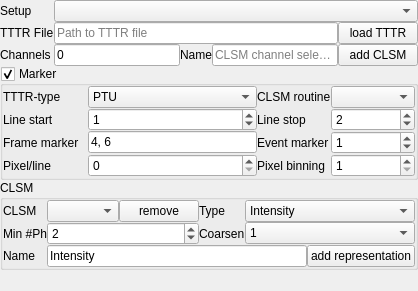
        <widget class="QDockWidget" name="dockWidget">
         <property name="sizePolicy">
          <sizepolicy hsizetype="Preferred" vsizetype="Minimum">
           <horstretch>0</horstretch>
           <verstretch>0</verstretch>
          </sizepolicy>
         </property>
         <property name="minimumSize">
          <size>
           <width>0</width>
           <height>0</height>
          </size>
         </property>
         <property name="floating">
          <bool>false</bool>
         </property>
         <property name="features">
          <set>QDockWidget::DockWidgetFloatable|QDockWidget::DockWidgetMovable</set>
         </property>
         <property name="allowedAreas">
          <set>Qt::AllDockWidgetAreas</set>
         </property>
         <property name="windowTitle">
          <string>Load CLSM data</string>
         </property>
         <widget class="QWidget" name="dockWidgetContents">
          <layout class="QVBoxLayout" name="verticalLayout_2">
           <property name="spacing">
            <number>0</number>
           </property>
           <property name="leftMargin">
            <number>0</number>
           </property>
           <property name="topMargin">
            <number>0</number>
           </property>
           <property name="rightMargin">
            <number>0</number>
           </property>
           <property name="bottomMargin">
            <number>0</number>
           </property>
           <item>
            <layout class="QGridLayout" name="gridLayout_6">
             <property name="spacing">
              <number>0</number>
             </property>
             <item row="2" column="0">
              <widget class="QLabel" name="label">
               <property name="sizePolicy">
                <sizepolicy hsizetype="Fixed" vsizetype="Preferred">
                 <horstretch>0</horstretch>
                 <verstretch>0</verstretch>
                </sizepolicy>
               </property>
               <property name="text">
                <string>Channels</string>
               </property>
              </widget>
             </item>
             <item row="2" column="1">
              <widget class="QLineEdit" name="lineEdit_3">
               <property name="sizePolicy">
                <sizepolicy hsizetype="Minimum" vsizetype="Fixed">
                 <horstretch>0</horstretch>
                 <verstretch>0</verstretch>
                </sizepolicy>
               </property>
               <property name="toolTip">
                <string>&lt;html&gt;&lt;head/&gt;&lt;body&gt;&lt;p&gt;List of channel numbers. The channel numbers should be separated by commas&lt;/p&gt;&lt;/body&gt;&lt;/html&gt;</string>
               </property>
               <property name="text">
                <string>0</string>
               </property>
              </widget>
             </item>
             <item row="1" column="0">
              <widget class="QLabel" name="label_2">
               <property name="sizePolicy">
                <sizepolicy hsizetype="Fixed" vsizetype="Preferred">
                 <horstretch>0</horstretch>
                 <verstretch>0</verstretch>
                </sizepolicy>
               </property>
               <property name="text">
                <string>TTTR File</string>
               </property>
              </widget>
             </item>
             <item row="0" column="0">
              <widget class="QLabel" name="label_14">
               <property name="text">
                <string>Setup</string>
               </property>
              </widget>
             </item>
             <item row="2" column="2">
              <widget class="QLabel" name="label_19">
               <property name="sizePolicy">
                <sizepolicy hsizetype="Fixed" vsizetype="Preferred">
                 <horstretch>0</horstretch>
                 <verstretch>0</verstretch>
                </sizepolicy>
               </property>
               <property name="text">
                <string>Name</string>
               </property>
              </widget>
             </item>
             <item row="2" column="3">
              <widget class="QLineEdit" name="lineEdit_6">
               <property name="sizePolicy">
                <sizepolicy hsizetype="Minimum" vsizetype="Fixed">
                 <horstretch>0</horstretch>
                 <verstretch>0</verstretch>
                </sizepolicy>
               </property>
               <property name="toolTip">
                <string>&lt;html&gt;&lt;head/&gt;&lt;body&gt;&lt;p&gt;Name of the added CLSM dataset (a CLSM dataset assign TTTR event indices to pixels in an image).&lt;/p&gt;&lt;/body&gt;&lt;/html&gt;</string>
               </property>
               <property name="text">
                <string/>
               </property>
               <property name="placeholderText">
                <string>CLSM channel selection</string>
               </property>
              </widget>
             </item>
             <item row="2" column="4">
              <widget class="QPushButton" name="pushButton_13">
               <property name="sizePolicy">
                <sizepolicy hsizetype="Minimum" vsizetype="Fixed">
                 <horstretch>0</horstretch>
                 <verstretch>0</verstretch>
                </sizepolicy>
               </property>
               <property name="toolTip">
                <string>&lt;html&gt;&lt;head/&gt;&lt;body&gt;&lt;p&gt;Assigns photons that with routing channel numbers specidied to the right to pixels.&lt;/p&gt;&lt;/body&gt;&lt;/html&gt;</string>
               </property>
               <property name="text">
                <string>add CLSM</string>
               </property>
              </widget>
             </item>
             <item row="0" column="1" colspan="4">
              <widget class="QComboBox" name="comboBox_5">
               <property name="sizePolicy">
                <sizepolicy hsizetype="Minimum" vsizetype="Fixed">
                 <horstretch>0</horstretch>
                 <verstretch>0</verstretch>
                </sizepolicy>
               </property>
              </widget>
             </item>
             <item row="1" column="1" colspan="3">
              <widget class="QLineEdit" name="lineEdit">
               <property name="sizePolicy">
                <sizepolicy hsizetype="Minimum" vsizetype="Fixed">
                 <horstretch>0</horstretch>
                 <verstretch>0</verstretch>
                </sizepolicy>
               </property>
               <property name="toolTip">
                <string>Either paste the path to a TTTR file and click on load or click on load.</string>
               </property>
               <property name="placeholderText">
                <string>Path to TTTR file</string>
               </property>
              </widget>
             </item>
             <item row="1" column="4">
              <widget class="QPushButton" name="pushButton_12">
               <property name="sizePolicy">
                <sizepolicy hsizetype="Fixed" vsizetype="Fixed">
                 <horstretch>0</horstretch>
                 <verstretch>0</verstretch>
                </sizepolicy>
               </property>
               <property name="toolTip">
                <string>&lt;html&gt;&lt;head/&gt;&lt;body&gt;&lt;p&gt;Load TTTR data of a file. If the line to the left points to an existing file, the file is processed as a TTTR file.&lt;/p&gt;&lt;/body&gt;&lt;/html&gt;</string>
               </property>
               <property name="text">
                <string>load TTTR</string>
               </property>
              </widget>
             </item>
            </layout>
           </item>
           <item>
            <widget class="QGroupBox" name="groupBox_2">
             <property name="sizePolicy">
              <sizepolicy hsizetype="Minimum" vsizetype="Minimum">
               <horstretch>0</horstretch>
               <verstretch>0</verstretch>
              </sizepolicy>
             </property>
             <property name="title">
              <string>Marker </string>
             </property>
             <property name="checkable">
              <bool>true</bool>
             </property>
             <layout class="QVBoxLayout" name="verticalLayout_14">
              <property name="spacing">
               <number>0</number>
              </property>
              <property name="leftMargin">
               <number>0</number>
              </property>
              <property name="topMargin">
               <number>0</number>
              </property>
              <property name="rightMargin">
               <number>0</number>
              </property>
              <property name="bottomMargin">
               <number>0</number>
              </property>
              <item>
               <widget class="QWidget" name="widget_3" native="true">
                <layout class="QGridLayout" name="gridLayout_4">
                 <property name="leftMargin">
                  <number>0</number>
                 </property>
                 <property name="topMargin">
                  <number>0</number>
                 </property>
                 <property name="rightMargin">
                  <number>0</number>
                 </property>
                 <property name="bottomMargin">
                  <number>0</number>
                 </property>
                 <property name="spacing">
                  <number>0</number>
                 </property>
                 <item row="0" column="4">
                  <widget class="QComboBox" name="comboBox">
                   <property name="sizePolicy">
                    <sizepolicy hsizetype="Minimum" vsizetype="Fixed">
                     <horstretch>0</horstretch>
                     <verstretch>0</verstretch>
                    </sizepolicy>
                   </property>
                   <property name="toolTip">
                    <string>&lt;html&gt;&lt;head/&gt;&lt;body&gt;&lt;p&gt;The routine used to process the line and frame markers&lt;/p&gt;&lt;/body&gt;&lt;/html&gt;</string>
                   </property>
                  </widget>
                 </item>
                 <item row="0" column="3">
                  <widget class="QLabel" name="label_11">
                   <property name="sizePolicy">
                    <sizepolicy hsizetype="Fixed" vsizetype="Preferred">
                     <horstretch>0</horstretch>
                     <verstretch>0</verstretch>
                    </sizepolicy>
                   </property>
                   <property name="text">
                    <string>CLSM routine</string>
                   </property>
                  </widget>
                 </item>
                 <item row="0" column="1" colspan="2">
                  <widget class="QComboBox" name="comboBox_4">
                   <property name="sizePolicy">
                    <sizepolicy hsizetype="Minimum" vsizetype="Fixed">
                     <horstretch>0</horstretch>
                     <verstretch>0</verstretch>
                    </sizepolicy>
                   </property>
                   <item>
                    <property name="text">
                     <string>PTU</string>
                    </property>
                   </item>
                   <item>
                    <property name="text">
                     <string>HT3</string>
                    </property>
                   </item>
                  </widget>
                 </item>
                 <item row="0" column="0">
                  <widget class="QLabel" name="label_8">
                   <property name="text">
                    <string>TTTR-type</string>
                   </property>
                  </widget>
                 </item>
                 <item row="1" column="0">
                  <widget class="QLabel" name="label_5">
                   <property name="sizePolicy">
                    <sizepolicy hsizetype="Minimum" vsizetype="Preferred">
                     <horstretch>0</horstretch>
                     <verstretch>0</verstretch>
                    </sizepolicy>
                   </property>
                   <property name="text">
                    <string>Line start</string>
                   </property>
                  </widget>
                 </item>
                 <item row="3" column="0">
                  <widget class="QLabel" name="label_10">
                   <property name="text">
                    <string>Pixel/line</string>
                   </property>
                  </widget>
                 </item>
                 <item row="1" column="3">
                  <widget class="QLabel" name="label_6">
                   <property name="sizePolicy">
                    <sizepolicy hsizetype="Minimum" vsizetype="Preferred">
                     <horstretch>0</horstretch>
                     <verstretch>0</verstretch>
                    </sizepolicy>
                   </property>
                   <property name="text">
                    <string>Line stop</string>
                   </property>
                  </widget>
                 </item>
                 <item row="3" column="4">
                  <widget class="QSpinBox" name="spinBox_3">
                   <property name="minimum">
                    <number>1</number>
                   </property>
                   <property name="value">
                    <number>1</number>
                   </property>
                  </widget>
                 </item>
                 <item row="2" column="0">
                  <widget class="QLabel" name="label_4">
                   <property name="sizePolicy">
                    <sizepolicy hsizetype="Minimum" vsizetype="Preferred">
                     <horstretch>0</horstretch>
                     <verstretch>0</verstretch>
                    </sizepolicy>
                   </property>
                   <property name="text">
                    <string>Frame marker</string>
                   </property>
                  </widget>
                 </item>
                 <item row="2" column="1" colspan="2">
                  <widget class="QLineEdit" name="lineEdit_2">
                   <property name="sizePolicy">
                    <sizepolicy hsizetype="Preferred" vsizetype="Fixed">
                     <horstretch>0</horstretch>
                     <verstretch>0</verstretch>
                    </sizepolicy>
                   </property>
                   <property name="toolTip">
                    <string>&lt;html&gt;&lt;head/&gt;&lt;body&gt;&lt;p&gt;List of marker numbers that are separated by commas.&lt;/p&gt;&lt;/body&gt;&lt;/html&gt;</string>
                   </property>
                   <property name="text">
                    <string>4, 6</string>
                   </property>
                  </widget>
                 </item>
                 <item row="2" column="3">
                  <widget class="QLabel" name="label_7">
                   <property name="sizePolicy">
                    <sizepolicy hsizetype="Minimum" vsizetype="Preferred">
                     <horstretch>0</horstretch>
                     <verstretch>0</verstretch>
                    </sizepolicy>
                   </property>
                   <property name="text">
                    <string>Event marker</string>
                   </property>
                  </widget>
                 </item>
                 <item row="3" column="3">
                  <widget class="QLabel" name="label_16">
                   <property name="text">
                    <string>Pixel binning</string>
                   </property>
                  </widget>
                 </item>
                 <item row="3" column="1" colspan="2">
                  <widget class="QSpinBox" name="spinBox_7">
                   <property name="toolTip">
                    <string>&lt;html&gt;&lt;head/&gt;&lt;body&gt;&lt;p&gt;If this value is set to zero the number of pixels per line will correspond to the number of lines.&lt;/p&gt;&lt;/body&gt;&lt;/html&gt;</string>
                   </property>
                   <property name="maximum">
                    <number>4096</number>
                   </property>
                   <property name="value">
                    <number>0</number>
                   </property>
                  </widget>
                 </item>
                 <item row="1" column="1" colspan="2">
                  <widget class="QSpinBox" name="spinBox_4">
                   <property name="value">
                    <number>1</number>
                   </property>
                  </widget>
                 </item>
                 <item row="2" column="4">
                  <widget class="QSpinBox" name="spinBox_6">
                   <property name="sizePolicy">
                    <sizepolicy hsizetype="Preferred" vsizetype="Fixed">
                     <horstretch>0</horstretch>
                     <verstretch>0</verstretch>
                    </sizepolicy>
                   </property>
                   <property name="value">
                    <number>1</number>
                   </property>
                  </widget>
                 </item>
                 <item row="1" column="4">
                  <widget class="QSpinBox" name="spinBox_5">
                   <property name="value">
                    <number>2</number>
                   </property>
                  </widget>
                 </item>
                </layout>
               </widget>
              </item>
             </layout>
            </widget>
           </item>
           <item>
            <widget class="QGroupBox" name="groupBox_3">
             <property name="sizePolicy">
              <sizepolicy hsizetype="Minimum" vsizetype="Fixed">
               <horstretch>0</horstretch>
               <verstretch>0</verstretch>
              </sizepolicy>
             </property>
             <property name="title">
              <string>CLSM</string>
             </property>
             <layout class="QGridLayout" name="gridLayout">
              <property name="leftMargin">
               <number>0</number>
              </property>
              <property name="topMargin">
               <number>0</number>
              </property>
              <property name="rightMargin">
               <number>0</number>
              </property>
              <property name="bottomMargin">
               <number>0</number>
              </property>
              <property name="spacing">
               <number>0</number>
              </property>
              <item row="0" column="0">
               <widget class="QLabel" name="label_9">
                <property name="text">
                 <string>CLSM</string>
                </property>
               </widget>
              </item>
              <item row="0" column="2">
               <widget class="QPushButton" name="pushButton_14">
                <property name="sizePolicy">
                 <sizepolicy hsizetype="Fixed" vsizetype="Fixed">
                  <horstretch>0</horstretch>
                  <verstretch>0</verstretch>
                 </sizepolicy>
                </property>
                <property name="text">
                 <string>remove</string>
                </property>
               </widget>
              </item>
              <item row="0" column="1">
               <widget class="QComboBox" name="comboBox_9">
                <property name="sizePolicy">
                 <sizepolicy hsizetype="Minimum" vsizetype="Fixed">
                  <horstretch>0</horstretch>
                  <verstretch>0</verstretch>
                 </sizepolicy>
                </property>
               </widget>
              </item>
              <item row="3" column="0">
               <widget class="QLabel" name="label_21">
                <property name="sizePolicy">
                 <sizepolicy hsizetype="Fixed" vsizetype="Preferred">
                  <horstretch>0</horstretch>
                  <verstretch>0</verstretch>
                 </sizepolicy>
                </property>
                <property name="text">
                 <string>Name</string>
                </property>
               </widget>
              </item>
              <item row="0" column="3">
               <widget class="QLabel" name="label_12">
                <property name="sizePolicy">
                 <sizepolicy hsizetype="Minimum" vsizetype="Preferred">
                  <horstretch>0</horstretch>
                  <verstretch>0</verstretch>
                 </sizepolicy>
                </property>
                <property name="text">
                 <string>Type</string>
                </property>
               </widget>
              </item>
              <item row="1" column="1" colspan="2">
               <widget class="QSpinBox" name="spinBox">
                <property name="toolTip">
                 <string>&lt;html&gt;&lt;head/&gt;&lt;body&gt;&lt;p&gt;The minimum number of photons in a pixel. For pixels with less photons no mean micro time is calculated.&lt;/p&gt;&lt;/body&gt;&lt;/html&gt;</string>
                </property>
                <property name="value">
                 <number>2</number>
                </property>
               </widget>
              </item>
              <item row="0" column="5" colspan="2">
               <widget class="QComboBox" name="comboBox_3">
                <property name="sizePolicy">
                 <sizepolicy hsizetype="Fixed" vsizetype="Fixed">
                  <horstretch>0</horstretch>
                  <verstretch>0</verstretch>
                 </sizepolicy>
                </property>
                <item>
                 <property name="text">
                  <string>Intensity</string>
                 </property>
                </item>
                <item>
                 <property name="text">
                  <string>Mean micro time</string>
                 </property>
                </item>
                <item>
                 <property name="text">
                  <string>Intensity, Mean micro time</string>
                 </property>
                </item>
               </widget>
              </item>
              <item row="1" column="3">
               <widget class="QLabel" name="label_18">
                <property name="sizePolicy">
                 <sizepolicy hsizetype="Fixed" vsizetype="Preferred">
                  <horstretch>0</horstretch>
                  <verstretch>0</verstretch>
                 </sizepolicy>
                </property>
                <property name="text">
                 <string>Coarsen</string>
                </property>
               </widget>
              </item>
              <item row="1" column="0">
               <widget class="QLabel" name="label_15">
                <property name="sizePolicy">
                 <sizepolicy hsizetype="Minimum" vsizetype="Preferred">
                  <horstretch>0</horstretch>
                  <verstretch>0</verstretch>
                 </sizepolicy>
                </property>
                <property name="text">
                 <string>Min #Ph</string>
                </property>
               </widget>
              </item>
              <item row="1" column="4" colspan="3">
               <widget class="QComboBox" name="comboBox_6">
                <property name="sizePolicy">
                 <sizepolicy hsizetype="Minimum" vsizetype="Fixed">
                  <horstretch>0</horstretch>
                  <verstretch>0</verstretch>
                 </sizepolicy>
                </property>
                <item>
                 <property name="text">
                  <string>1</string>
                 </property>
                </item>
                <item>
                 <property name="text">
                  <string>2</string>
                 </property>
                </item>
                <item>
                 <property name="text">
                  <string>4</string>
                 </property>
                </item>
                <item>
                 <property name="text">
                  <string>8</string>
                 </property>
                </item>
                <item>
                 <property name="text">
                  <string>16</string>
                 </property>
                </item>
               </widget>
              </item>
              <item row="3" column="6">
               <widget class="QPushButton" name="pushButton">
                <property name="sizePolicy">
                 <sizepolicy hsizetype="Fixed" vsizetype="Fixed">
                  <horstretch>0</horstretch>
                  <verstretch>0</verstretch>
                 </sizepolicy>
                </property>
                <property name="toolTip">
                 <string>&lt;html&gt;&lt;head/&gt;&lt;body&gt;&lt;p&gt;Add a representation of the data conatined in the CLSM image.&lt;/p&gt;&lt;/body&gt;&lt;/html&gt;</string>
                </property>
                <property name="text">
                 <string>add representation</string>
                </property>
               </widget>
              </item>
              <item row="3" column="1" colspan="5">
               <widget class="QLineEdit" name="lineEdit_4">
                <property name="sizePolicy">
                 <sizepolicy hsizetype="MinimumExpanding" vsizetype="Fixed">
                  <horstretch>0</horstretch>
                  <verstretch>0</verstretch>
                 </sizepolicy>
                </property>
                <property name="toolTip">
                 <string>&lt;html&gt;&lt;head/&gt;&lt;body&gt;&lt;p&gt;The name by which the image is referred to.&lt;/p&gt;&lt;/body&gt;&lt;/html&gt;</string>
                </property>
                <property name="text">
                 <string>Intensity</string>
                </property>
                <property name="placeholderText">
                 <string>Image name</string>
                </property>
               </widget>
              </item>
             </layout>
            </widget>
           </item>
           <item>
            <spacer name="verticalSpacer">
             <property name="orientation">
              <enum>Qt::Vertical</enum>
             </property>
             <property name="sizeHint" stdset="0">
              <size>
               <width>20</width>
               <height>21</height>
              </size>
             </property>
            </spacer>
           </item>
          </layout>
         </widget>
        </widget>
